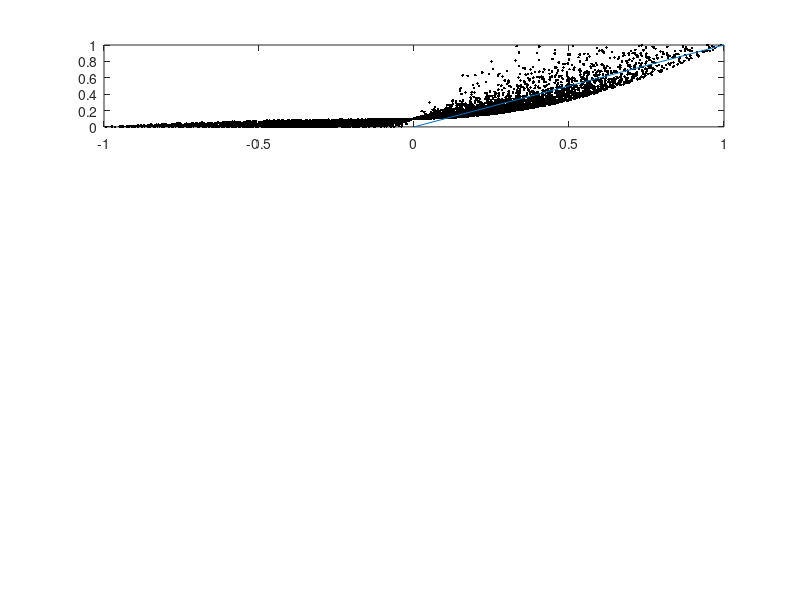

The MATLAB source for this figure: (Note: this script raises an error after producing the figure.)
total_samples = 410322; % number of total samples used in the study
positive_ratio = 0.1; % ratio of positive results out of all samples
total_pos = positive_ratio*total_samples; % number of positive result
total_neg = total_samples-total_pos; % number of negative result

labels = {'Precision', 'Recall', 'Accuracy', 'F1-score', 'MCC'};


nTrials = 10000; % number of random trial
res = zeros(nTrials,5); % initialize array for results
cntFound = 0; % initialize 

for i=1:nTrials

	TPR = rand(1); % randomly generate true positive rate
	TNR = rand(1); % randomly generate true negative rate
	% TPR = rand(1)*.5+.5; % randomly generate true positive rate with specific range
	% TNR = rand(1)*.5+.5; % randomly generate true negative rate with specific range
	
	TP = total_pos*TPR; % number of true positive sample
	TN = total_neg*TNR; % number of true negative sample
	FN = total_pos-TP; % number of false negative sample
	FP = total_neg-TN; % number of false positive sample
	
	res(i,1) = TP/(TP+FP); % precision
	res(i,2) = TP/(TP+FN); % recall
	res(i,3) = (TP+TN)/(TP+TN+FP+FN); % accuracy
	res(i,4) = 2*res(i,1)*res(i,2)/(res(i,1)+res(i,2)); % F1-score
	res(i,5) = (TP*TN-FP*FN)/sqrt((TP+FP)*(TP+FN)*(TN+FP)*(TN+FN)); % MCC

	% check if all the measures fall within the 0.05 range
	if isempty(find(abs(diff(res(i,:))) > 0.05, 1))
		cntFound = cntFound + 1;
		outstr = ['idx : ', num2str(i)];
		for j=1:5
			outstr = [outstr, ', ', labels{j}, ':', num2str(res(i,j))];
		end
		disp(outstr); % display results of the test
	end

end

disp([num2str(cntFound), '/', num2str(total_samples), ' = ', num2str(cntFound/total_samples * 100) '%']);

%% plot all the measures
figure(10);
for i=1:4
	subplot(4,1,i);

	% draw the result of randomly generated trials
	plot(res(:,5), res(:,i), 'k.');

	% draw red line where x = y
	pl1 = line([0, 1], [0, 1]);
	pl1.Color = 'r';
	
	xlabel('MCC');
	ylabel(labels{i})
end

subplot(4,1,1);
hold on;
title(['positive ratio = ', num2str(positive_ratio)]);
hold off;

